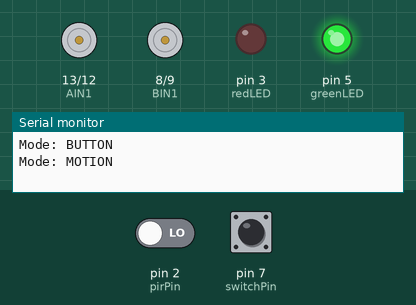
A sketch run on a simulated Arduino Uno, built with avr-gcc and run on an emulated ATmega328P. On the bench: motor-driver pin pairs drawn as motors (green arrow = first pin HIGH = forward, orange = second pin HIGH = backward, longer = more drive, scaled by the enable pin), output pins drawn as LEDs (lit = HIGH), the last lines printed to the serial monitor. The inputs (shaded band) are chosen by the test bench; at power-on: pin 2 (pirPin) LOW, pin 7 (switchPin) HIGH.

Above: at 1.2 s.
1.3 s: pin 2 (pirPin) driven HIGH
At 2.0 s:
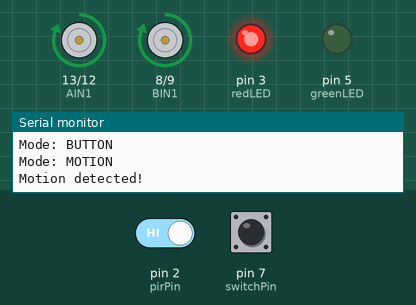
Timing chart, 0 to 8.8 s (numbered marks = the images above; inputs shaded):
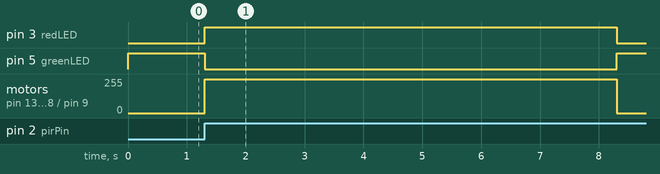

The sketch:

finalbodycode.ino
```cpp
/*
  BAE 305
  Automated Scarecrow Project
  This is the code to control the the movements and LEDs on the scarecrow as well as motion detecting
  By: Jacob Crabtree
*/
// Inputs
const int switchPin = 7;  // SPDT switch
const int buttonPin = 4;  // Button input
const int pirPin = 2;     // PIR sensor input

// LEDs
const int redLED = 3;
const int greenLED = 5;

// Right motor
const int AIN1 = 13;
const int AIN2 = 12;
const int PWMA = 11;

// Left motor
const int BIN1 = 8;
const int BIN2 = 9;
const int PWMB = 10;

bool buttonPrevState = HIGH;  // Button is pulled up
bool motionPrevState = LOW;

enum Mode { BUTTON, MOTION };
Mode currentMode = BUTTON;

void setup() {
  Serial.begin(9600);

  pinMode(switchPin, INPUT);  // Read from SPDT switch
  pinMode(buttonPin, INPUT_PULLUP);
  pinMode(pirPin, INPUT);

  pinMode(redLED, OUTPUT);
  pinMode(greenLED, OUTPUT);

  pinMode(AIN1, OUTPUT);
  pinMode(AIN2, OUTPUT);
  pinMode(PWMA, OUTPUT);
  pinMode(BIN1, OUTPUT);
  pinMode(BIN2, OUTPUT);
  pinMode(PWMB, OUTPUT);

  setGreen();
  stopMotors();
  Serial.println("Mode: BUTTON");
}

void loop() {
  // Read switch position and set mode
  bool switchState = digitalRead(switchPin);
  Mode newMode = (switchState == LOW) ? BUTTON : MOTION;

  // Change mode if necessary
  if (newMode != currentMode) {
    currentMode = newMode;
    stopMotors();
    setGreen();
    Serial.print("Mode: ");
    Serial.println(currentMode == BUTTON ? "BUTTON" : "MOTION");
  }

  // Button mode logic
  if (currentMode == BUTTON) {
    bool buttonPressed = digitalRead(buttonPin) == LOW;
    if (buttonPressed && buttonPrevState == HIGH) {
      Serial.println("Button pressed!");
      runSequence();
    }
    buttonPrevState = buttonPressed;

  }
  // Motion mode logic
  else if (currentMode == MOTION) {
    bool motionDetected = digitalRead(pirPin) == HIGH;
    if (motionDetected && motionPrevState == LOW) {
      Serial.println("Motion detected!");
      runSequence();
    }
    motionPrevState = motionDetected;
  }
}

void runSequence() {
  setRed();
  runMotors();
  delay(7000);
  stopMotors();
  setGreen();
}

void runMotors() {
  digitalWrite(AIN1, HIGH);
  digitalWrite(AIN2, LOW);
  analogWrite(PWMA, 255);

  digitalWrite(BIN1, HIGH);
  digitalWrite(BIN2, LOW);
  analogWrite(PWMB, 255);
}

void stopMotors() {
  analogWrite(PWMA, 0);
  analogWrite(PWMB, 0);
}

void setRed() {
  digitalWrite(redLED, HIGH);
  digitalWrite(greenLED, LOW);
}

void setGreen() {
  digitalWrite(redLED, LOW);
  digitalWrite(greenLED, HIGH);
}
```

Measured:
- after the input at 1.3 s, pin 3 (redLED): LOW → HIGH at once, → LOW 7.0 s later; pin 5 (greenLED): HIGH → LOW at once, → HIGH 7.0 s later; motor on pin 13 (AIN1) / pin 12 (AIN2), motor on pin 8 (BIN1) / pin 9 (BIN2): stopped → forward 255/255 at once, → stopped 7.0 s later
